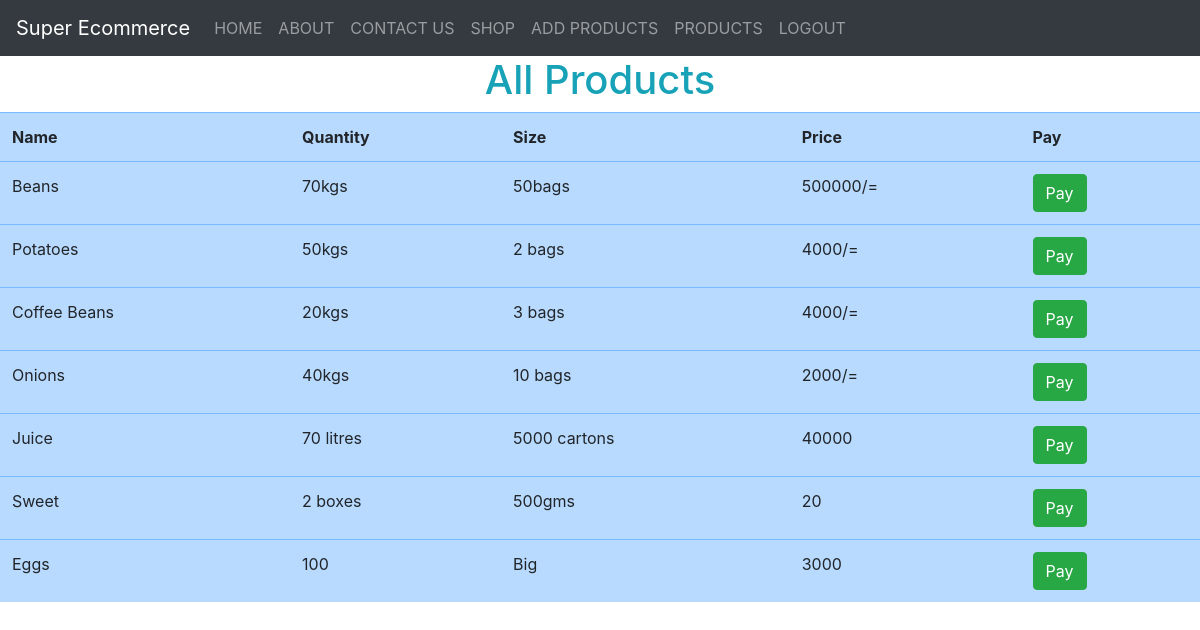
/shop/ (signed in), run on the app's committed database.
### superecommercedjangoproject/models.py (models this page shows)
class Product(models.Model):
    name = models.CharField(max_length=50, blank=False, null=False)
    quantity = models.CharField(max_length=20, blank=False, null=False)
    size = models.CharField(max_length=10, blank=False, null=False)
    price = models.CharField(max_length=35, blank=False, null=False)

### superecommercedjangoproject/views.py (the view)
# urls.py: path('shop/', user_views.shop, name='shop'),
def shop(request):
    products = Product.objects.all()
    context = {"products": products}
    return render(request, 'shop.html', context)

### templates/shop.html (shortened to what this page needs)
{% extends 'master.html' %}
{% load static %}
{% block content %}
<div>
<h1 class="text-info text-center">All Products</h1>
<table class="table table-primary table-hover">
   <tr>
       <th>Name</th>
       <th>Quantity</th>
       <th>Size</th>
       <th>Price</th>
       <th>Pay</th>
   </tr>
    {% for product in products %}
    <tr>
        <td>{{ product.name }}</td>
        <td>{{ product.quantity }}</td>
        <td>{{ product.size }}</td>
        <td>{{ product.price }}</td>
        <td><a class="btn btn-success" href="/pay/{{ product.id }}">Pay</a></td>
    </tr>
    {% endfor %}
</table>
</div>
{% endblock %}

### data on the page
Product: name "Beans", quantity "70kgs", size "50bags", price "500000/="
Product: name "Potatoes", quantity "50kgs", size "2 bags", price "4000/="
Product: name "Coffee Beans", quantity "20kgs", size "3 bags", price "4000/="
Product: name "Onions", quantity "40kgs", size "10 bags", price "2000/="
Product: name "Juice", quantity "70 litres", size "5000 cartons", price "40000"
Product: name "Sweet", quantity "2 boxes", size "500gms", price "20"
Product: name "Eggs", quantity "100", size "Big", price "3000"
